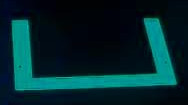
#> input picture vision/retro_targets/training_data/retro_cropped.jpg, 188 x 105 px
$ python misc_opencv_test.py   (older library calls are emulated)
#> lines starting #> are read from the running program, lines starting #| are printed output that depends on the picture; after the words box and inside, x2 and y2 are one past the last pixel; in counts of white or black regions, pixels touching at a corner belong together
import cv2
import sys
from matplotlib import pyplot as plt
import numpy as np
import os
from os.path import join
width = 640
height = 480
dpp = float((width*height)/10000)


if __name__ == "__main__":
    example = cv2.cvtColor(cv2.imread("training_data/retro_cropped.jpg"), cv2.COLOR_BGR2GRAY)
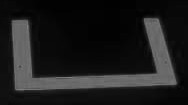
#> example: shape (105, 188); min 1, max 132, mean 29
    canny = cv2.Canny(example, 230, 240)
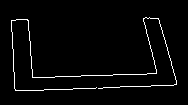
#> canny: shape (105, 188); 2.9% white in thin lines or dots, all inside (x1, y1, x2, y2) = (11, 17, 177, 91)
    plt.imshow(canny, 'gray')
    plt.draw()
    plt.waitforbuttonpress()

    _, cont, _ = cv2.findContours(canny, cv2.RETR_TREE, cv2.CHAIN_APPROX_SIMPLE)
#> cont = 1 contour, all with area under 20

    canny = cv2.drawContours(canny, cont, -1, 255, 5)
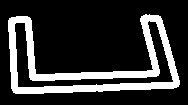
#> canny: shape (105, 188); 19.9% white; 1 white region, box (x1, y1, x2, y2) and area: (8, 14, 180, 94) 3925
    plt.imshow(canny, 'gray')
    plt.draw()
    plt.waitforbuttonpress()
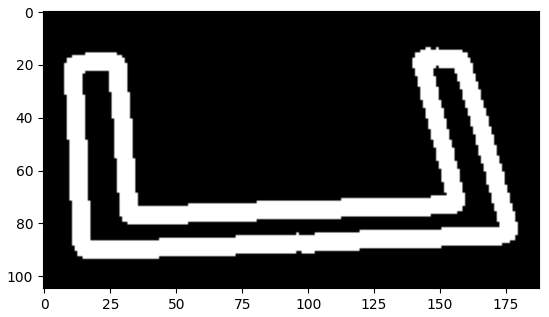
#> figure drawn by matplotlib, 1 panel
